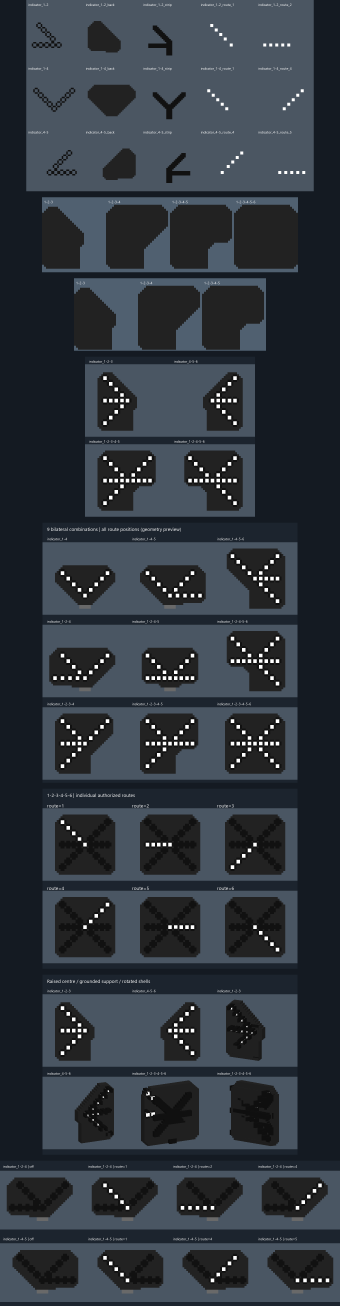
#> input picture build/previews/all-indicators.png, 1360 x 5223 px, given in place of indicator_1-2-3_back.png, which was not available (shown at 1/4 size)
$ python preview_indicators.py
#> lines starting #> are read from the running program, lines starting #| are printed output that depends on the picture; pictures that were not available may be replaced by others from this repository, and a replacement may not be noted
"""Restore the eight indicator preview sheets without regenerating model assets.

Run: python tools/preview_indicators.py
Outputs: build/previews/*.png
"""
import json
import math
from pathlib import Path

from PIL import Image, ImageDraw, ImageFont
from generate_six_route_indicators import BILATERAL, COMBINATIONS
from generate_triple_indicators import rotate

ROOT = Path(__file__).resolve().parents[1]
ASSETS = ROOT / "src/main/resources/assets/mtr_brsignal_addon"
OUT = ROOT / "build/previews"
FONT_PATH = Path("C:/Windows/Fonts/segoeui.ttf")


def font(size):
    return ImageFont.truetype(str(FONT_PATH), size) if FONT_PATH.exists() else ImageFont.load_default(size=size)


def load(name):
    return json.loads((ASSETS / "models/block" / f"{name}.json").read_text(encoding="utf-8-sig"))


# [70 lines left out: functions cuboid_faces, render, all_lit, sheet, not called in this run]


def save(image, name):
    path = OUT / (name + ".png")
    image.save(path)
    print(path)


def main():
    OUT.mkdir(parents=True, exist_ok=True)
    textures = ASSETS / "textures/block/indicator"
    names = [base+suffix for base in ("indicator_1-2", "indicator_1-4", "indicator_4-5")
             for suffix in ("", "_back", "_strip", "_route_1", "_route_2", "_route_4", "_route_5")
             if (textures / (base+suffix+".png")).exists()]
    image = Image.new("RGB", (1150,765), (75,86,98))
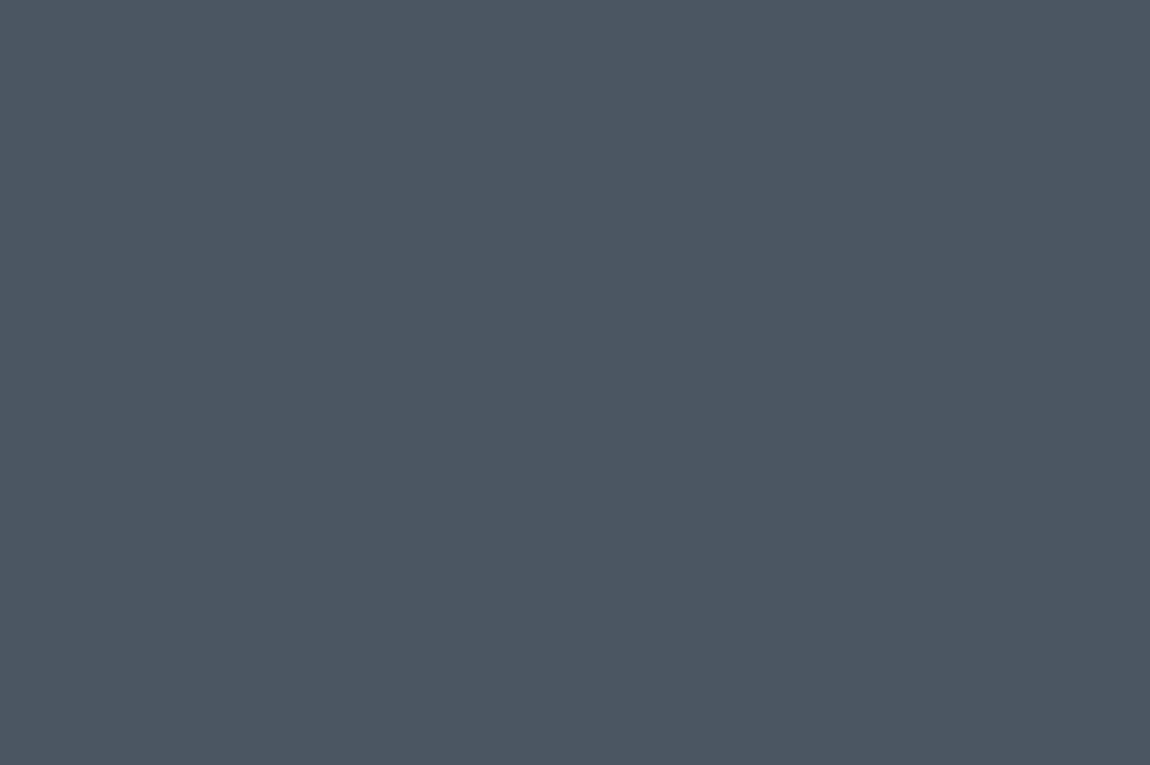
#> image: PIL image 1150x765 RGB; mean R, G, B 75, 86, 98
    draw = ImageDraw.Draw(image)
    for i, name in enumerate(names):
        x, y = i%5*230, i//5*255
        with Image.open(textures / (name+".png")) as source:
            tile = source.convert("RGBA").resize((192,192), Image.Resampling.NEAREST)
        image.paste(tile, (x+16,y+30), tile)
        draw.text((x+8,y+8), name, font=font(14), fill="white")
    save(image, "existing-textures")

    for filename, names, size in (
        ("latest-authored-backs", ("1-2-3","1-2-3-4","1-2-3-4-5","1-2-3-4-5-6"), (1024,300)),
        ("revised-authored-backplates", ("1-2-3","1-2-3-4","1-2-3-4-5"), (768,290)),
    ):
        image = Image.new("RGB", size, "#506070")
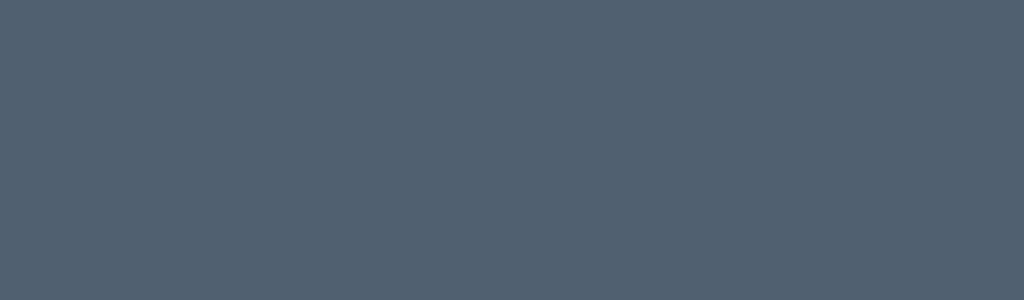
#> image: PIL image 1024x300 RGB; mean R, G, B 80, 96, 112
        draw = ImageDraw.Draw(image)
        for i, name in enumerate(names):
            with Image.open(textures / f"indicator_{name}_back.png") as source:
#> source is the input picture: PIL image 1360x5223 RGB; mean R, G, B 47.2, 54.1, 62.2
                tile = source.convert("RGBA").resize((256,256), Image.Resampling.NEAREST)
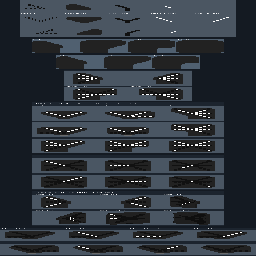
#> tile: PIL image 256x256 RGBA; mean R, G, B, A 46.8, 53.7, 61.7, 255
            image.paste(tile, (i*256,30), tile)
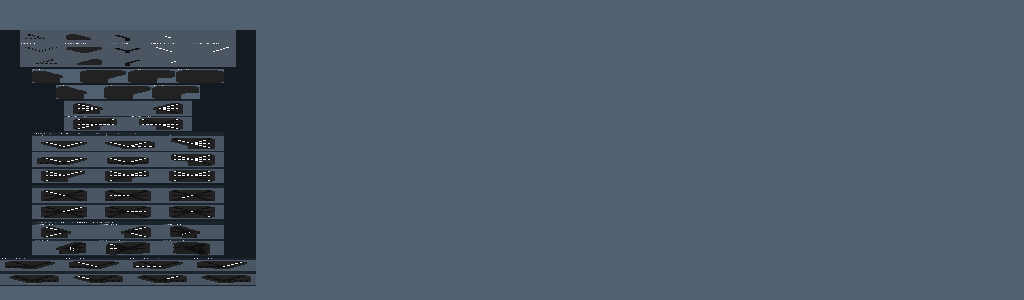
#> image: PIL image 1024x300 RGB; mean R, G, B 72.9, 87, 101.3
            draw.text((i*256+8,8), name, font=font(14), fill="white")
        save(image, filename)

    image, draw = sheet((680,640))
    for i, suffix in enumerate(("1-2-3","4-5-6","1-2-3-4-5","1-2-4-5-6")):
        prefix = "indicator_" + suffix
        x, y = i%2*340, i//2*320
        image.paste(render(prefix, data=all_lit(prefix, COMBINATIONS[prefix])), (x,y+30))
        draw.text((x+16,y+8), prefix, font=font(14), fill="white")
    save(image, "latest-mirrored-backplates")

    # Simultaneous lamps identify geometry only; game authorization lights one route.
    image, draw = sheet((1020,1040), "9 bilateral combinations | all route positions (geometry preview)")
    for i, routes in enumerate(BILATERAL):
        prefix = "indicator_" + "-".join(map(str,routes))
        x, y = i%3*340, 50+i//3*330
        image.paste(render(prefix, data=all_lit(prefix,routes)), (x,y+28))
        draw.text((x+18,y+4), prefix, font=font(14), fill="white")
    save(image, "six-routes-combinations")

    image, draw = sheet((1020,720), "1-2-3-4-5-6 | individual authorized routes")
    for i in range(6):
        x, y = i%3*340, 50+i//3*330
        image.paste(render(f"indicator_1-2-3-4-5-6_{i+1}"), (x,y+28))
        draw.text((x+18,y+4), f"route={i+1}", font=font(19), fill="white")
    save(image, "six-routes-authorized")

    image, draw = sheet((1020,720), "Raised centre / grounded support / rotated shells")
    views = [("indicator_1-2-3",0,0,0), ("indicator_4-5-6",0,0,0),
             ("indicator_1-2-3",25,18,0), ("indicator_4-5-6",-25,18,0),
             ("indicator_1-2-3-4-5-6",155,18,0), ("indicator_1-2-3-4-5-6",0,10,45)]
    for i, (prefix,yaw,elev,block_y) in enumerate(views):
        x, y = i%3*340, 50+i//3*330
        image.paste(render(prefix,yaw,elev,block_y,all_lit(prefix,COMBINATIONS[prefix])), (x,y+28))
        draw.text((x+18,y+4), prefix, font=font(14), fill="white")
    save(image, "six-routes-support")

    image, draw = sheet((1360,580))
    for row, (prefix,routes) in enumerate((("indicator_1-2-4",(1,2,4)), ("indicator_1-4-5",(1,4,5)))):
        for col, route in enumerate(("null",)+routes):
            x, y = col*340, row*290
            image.paste(render(f"{prefix}_{route}", height=235, center_y=5.5), (x,y+40))
            draw.text((x+12,y+12), f"{prefix} | {'off' if route == 'null' else f'route={route}'}", font=font(14), fill="white")
    save(image, "triple-indicators-front")

    # One gallery for README and release notes: every generated indicator family.
    gallery_names = ("existing-textures", "latest-authored-backs", "revised-authored-backplates",
                     "latest-mirrored-backplates", "six-routes-combinations", "six-routes-authorized",
                     "six-routes-support", "triple-indicators-front")
    sheets = [Image.open(OUT / (name + ".png")).convert("RGB") for name in gallery_names]
    width = max(image.width for image in sheets)
    gap = 24
    height = sum(image.height for image in sheets) + gap * (len(sheets) - 1)
    gallery = Image.new("RGB", (width, height), (20, 26, 34))
    y = 0
    for image in sheets:
        gallery.paste(image, ((width - image.width) // 2, y))
        y += image.height + gap
    save(gallery, "all-indicators")

    # Front-facing overview of every registered colour-light indicator type.
    families = (
        ("indicator_1", (1,)), ("indicator_1-2", (1, 2)),
        ("indicator_1-4", (1, 4)), ("indicator_4", (1,)),
        ("indicator_4-5", (4, 5)), ("indicator_1-2-4", (1, 2, 4)),
        ("indicator_1-4-5", (1, 4, 5)), ("indicator_1-2-3", (1, 2, 3)),
        ("indicator_4-5-6", (4, 5, 6)), ("indicator_1-4-5-6", (1, 4, 5, 6)),
        ("indicator_1-2-4-5", (1, 2, 4, 5)),
        ("indicator_1-2-4-5-6", (1, 2, 4, 5, 6)),
        ("indicator_1-2-3-4", (1, 2, 3, 4)),
        ("indicator_1-2-3-4-5", (1, 2, 3, 4, 5)),
        ("indicator_1-2-3-4-5-6", (1, 2, 3, 4, 5, 6)),
    )
    image, draw = sheet((1020, 1700), "Colour-light route indicator families | front view")
    for i, (prefix, routes) in enumerate(families):
        x, y = i % 3 * 340, 48 + i // 3 * 325
        image.paste(render(prefix, data=all_lit(prefix, routes)), (x, y + 30))
        draw.text((x + 18, y + 5), f"{len(routes)} route{'s' if len(routes) != 1 else ''} | {prefix}", font=font(14), fill="white")
    save(image, "all-route-families")


if __name__ == "__main__":
#> (the run stopped early here; a loop or call above may not have finished)
